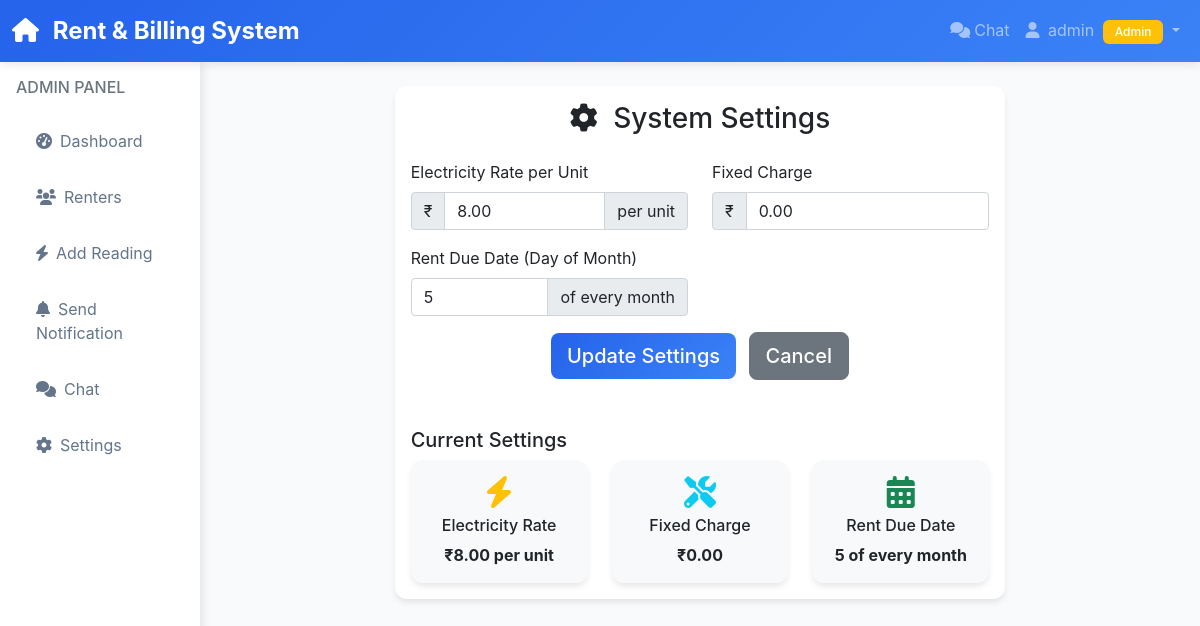
/admin/settings (signed in), run on the app's committed database.
### models.py (models this page shows, shortened)
class User(UserMixin, db.Model):
    id = db.Column(db.Integer, primary_key=True)
    username = db.Column(db.String(80), unique=True, nullable=False)
    email = db.Column(db.String(120), unique=True, nullable=False)
    password_hash = db.Column(db.String(255), nullable=False)
    password_plain = db.Column(db.String(255), nullable=True)  # For admin override
    is_admin = db.Column(db.Boolean, default=False)
    is_active = db.Column(db.Boolean, default=True)
    is_approved = db.Column(db.Boolean, default=False)  # Admin approval required
    date_created = db.Column(db.DateTime, default=datetime.utcnow)
    rent_amount = db.Column(db.Numeric(10, 2), default=0.0)
    room_number = db.Column(db.String(20), nullable=True)
    phone = db.Column(db.String(20), nullable=True)
    meter_readings = db.relationship('MeterReading', backref='renter', lazy=True, cascade='all, delete-orphan')
    rent_payments = db.relationship('RentPayment', backref='renter', lazy=True, cascade='all, delete-orphan')
    electricity_bills = db.relationship('ElectricityBill', foreign_keys='ElectricityBill.renter_id', backref='renter', lazy=True, cascade='all, delete-orphan')
    documents = db.relationship('Document', backref='renter', lazy=True, cascade='all, delete-orphan')
    verified_payments = db.relationship('ElectricityBill', foreign_keys='ElectricityBill.verified_by', backref='verifier', lazy=True)

class SystemSettings(db.Model):
    id = db.Column(db.Integer, primary_key=True)
    electricity_rate = db.Column(db.Numeric(10, 2), default=5.0)
    fixed_charge = db.Column(db.Numeric(10, 2), default=100.0)
    rent_due_date = db.Column(db.Integer, default=5)  # Day of month
    updated_at = db.Column(db.DateTime, default=datetime.utcnow)

### app.py (the view, shortened to what this page needs)
@app.route('/admin/settings', methods=['GET', 'POST'])
@login_required
def admin_settings():
    if not current_user.is_admin:
        return redirect(url_for('renter_dashboard'))
    settings = SystemSettings.query.first()
    if not settings:
        settings = SystemSettings()
        db.session.add(settings)
        db.session.commit()
    form = SystemSettingsForm(obj=settings)
    return render_template('admin_settings.html', form=form, settings=settings)

### forms.py
class SystemSettingsForm(FlaskForm):
    electricity_rate = DecimalField('Electricity Rate per Unit', validators=[
        DataRequired(),
        NumberRange(min=0, message='Rate must be positive')
    ])
    fixed_charge = DecimalField('Fixed Charge', validators=[
        DataRequired(),
        NumberRange(min=0, message='Fixed charge must be positive')
    ])
    rent_due_date = IntegerField('Rent Due Date (Day of Month)', validators=[
        DataRequired(),
        NumberRange(min=1, max=31, message='Due date must be between 1 and 31')
    ])
    submit = SubmitField('Update Settings')

### app.py (called while the page is built)
@login_manager.user_loader
def load_user(user_id):
    return User.query.get(int(user_id))

### templates/admin_settings.html (shortened to what this page needs)
{% extends "base.html" %}
{% block content %}
<div class="row justify-content-center">
    <div class="col-md-8">
        <div class="card">
            <div class="card-body">
                <h3 class="card-title text-center mb-4">
                    <i class="fas fa-cog me-2"></i>
                    System Settings
                </h3>
                <form method="POST">
                    <div class="row">
                        <div class="col-md-6">
                            <div class="mb-3">
                                {{ form.electricity_rate.label(class="form-label") }}
                                <div class="input-group">
                                    <span class="input-group-text">₹</span>
                                    {{ form.electricity_rate(class="form-control") }}
                                    <span class="input-group-text">per unit</span>
                                </div>
                            </div>
                        </div>
                        <div class="col-md-6">
                            <div class="mb-3">
                                {{ form.fixed_charge.label(class="form-label") }}
                                <div class="input-group">
                                    <span class="input-group-text">₹</span>
                                    {{ form.fixed_charge(class="form-control") }}
                                </div>
                            </div>
                        </div>
                    </div>
                    <div class="row">
                        <div class="col-md-6">
                            <div class="mb-3">
                                {{ form.rent_due_date.label(class="form-label") }}
                                <div class="input-group">
                                    {{ form.rent_due_date(class="form-control") }}
                                    <span class="input-group-text">of every month</span>
                                </div>
                            </div>
                        </div>
                    </div>
                    <div class="text-center">
                        {{ form.submit(class="btn btn-primary btn-lg") }}
                        <a href="{{ url_for('admin_dashboard') }}" class="btn btn-secondary btn-lg ms-2">
                            Cancel
                        </a>
                    </div>
                </form>
                <div class="mt-5">
                    <h5>Current Settings</h5>
                    <div class="row">
                        <div class="col-md-4">
                            <div class="card bg-light">
                                <div class="card-body text-center">
                                    <i class="fas fa-bolt fa-2x text-warning mb-2"></i>
                                    <h6>Electricity Rate</h6>
                                    <strong>₹{{ settings.electricity_rate }} per unit</strong>
                                </div>
                            </div>
                        </div>
                        <div class="col-md-4">
                            <div class="card bg-light">
                                <div class="card-body text-center">
                                    <i class="fas fa-tools fa-2x text-info mb-2"></i>
                                    <h6>Fixed Charge</h6>
                                    <strong>₹{{ settings.fixed_charge }}</strong>
                                </div>
                            </div>
                        </div>
                        <div class="col-md-4">
                            <div class="card bg-light">
                                <div class="card-body text-center">
                                    <i class="fas fa-calendar-alt fa-2x text-success mb-2"></i>
                                    <h6>Rent Due Date</h6>
                                    <strong>{{ settings.rent_due_date }} of every month</strong>
                                </div>
                            </div>
                        </div>
                    </div>
                </div>
            </div>
        </div>
    </div>
</div>
{% endblock %}

### templates/base.html (shortened to what this page needs)
<!DOCTYPE html>
<html lang="en">
<head>
    <link href="https://cdn.jsdelivr.net/npm/bootstrap@5.1.3/dist/css/bootstrap.min.css" rel="stylesheet">
    <link href="https://cdnjs.cloudflare.com/ajax/libs/font-awesome/6.0.0/css/all.min.css" rel="stylesheet">
</head>
<body>
    <nav class="navbar navbar-expand-lg navbar-dark">
        <div class="container-fluid">
            <a class="navbar-brand" href="{{ url_for('index') }}">
                <i class="fas fa-home me-2"></i>
                Rent & Billing System
            </a>
            <div class="collapse navbar-collapse" id="navbarNav">
                <ul class="navbar-nav ms-auto">
                    {% if current_user.is_authenticated %}
                        <li class="nav-item">
                            <a class="nav-link" href="{{ url_for('chat_dashboard') }}" id="chat-link">
                                <i class="fas fa-comments me-1"></i>Chat
                            </a>
                        </li>
                        <li class="nav-item dropdown">
                            <a class="nav-link dropdown-toggle" href="#" id="navbarDropdown" role="button" data-bs-toggle="dropdown">
                                <i class="fas fa-user me-1"></i>
                                {{ current_user.username }}
                                {% if current_user.is_admin %}
                                    <span class="badge bg-warning ms-1">Admin</span>
                                {% endif %}
                            </a>
                        </li>
                    {% endif %}
                </ul>
            </div>
        </div>
    </nav>
    <div class="container-fluid">
        <div class="row">
            {% if current_user.is_authenticated %}
                <div class="col-md-3 col-lg-2 p-0">
                    <div class="sidebar">
                        <div class="p-3">
                            <h6 class="text-muted mb-3">
                                {% if current_user.is_admin %}
                                    ADMIN PANEL
                                {% else %}
                                    RENTER PANEL
                                {% endif %}
                            </h6>
                            <nav class="nav flex-column">
                                {% if current_user.is_admin %}
                                    <a class="nav-link" href="{{ url_for('admin_dashboard') }}">
                                        <i class="fas fa-tachometer-alt me-2"></i>Dashboard
                                    </a>
                                    <a class="nav-link" href="{{ url_for('admin_renters') }}">
                                        <i class="fas fa-users me-2"></i>Renters
                                    </a>
                                    <a class="nav-link" href="{{ url_for('add_meter_reading') }}">
                                        <i class="fas fa-bolt me-2"></i>Add Reading
                                    </a>
                                    <a class="nav-link" href="{{ url_for('send_notification') }}">
                                        <i class="fas fa-bell me-2"></i>Send Notification
                                    </a>
                                    <a class="nav-link" href="{{ url_for('chat_dashboard') }}">
                                        <i class="fas fa-comments me-2"></i>Chat
                                    </a>
                                    <a class="nav-link" href="{{ url_for('admin_settings') }}">
                                        <i class="fas fa-cog me-2"></i>Settings
                                    </a>
                                {% endif %}
                            </nav>
                        </div>
                    </div>
                </div>
                <div class="col-md-9 col-lg-10">
            {% else %}
                <div class="col-12">
            {% endif %}
                    <div class="main-content p-4">
                        {% block content %}{% endblock %}
                    </div>
                </div>
        </div>
    </div>
</body>
</html>

### templates/base.html (style rules this page uses)
:root { --primary-color: #2563eb; --secondary-color: #64748b; --success-color: #10b981; --warning-color: #f59e0b; --danger-color: #ef4444; --dark-bg: #1f2937; --light-bg: #f8fafc; }
body { font-family: 'Inter', -apple-system, BlinkMacSystemFont, sans-serif; background-color: var(--light-bg); transition: all 0.3s ease; }
.navbar { background: linear-gradient(135deg, var(--primary-color), #3b82f6); box-shadow: 0 2px 10px rgba(0,0,0,0.1); }
.navbar-brand { font-weight: 700; font-size: 1.5rem; }
.card { border: none; border-radius: 12px; box-shadow: 0 4px 6px -1px rgba(0, 0, 0, 0.1); transition: all 0.3s ease; }
.btn { border-radius: 8px; font-weight: 500; transition: all 0.3s ease; }
.btn-primary { background: linear-gradient(135deg, var(--primary-color), #3b82f6); border: none; }
.sidebar { background: white; min-height: calc(100vh - 76px); box-shadow: 2px 0 10px rgba(0,0,0,0.1); }
.sidebar .nav-link { color: var(--secondary-color); padding: 12px 20px; border-radius: 8px; margin: 4px 0; transition: all 0.3s ease; }
.badge { font-weight: 500; padding: 6px 12px; border-radius: 6px; }

### data on the page
User: username "admin"
SystemSettings: electricity_rate "8.00", fixed_charge "0.00", rent_due_date "5"
